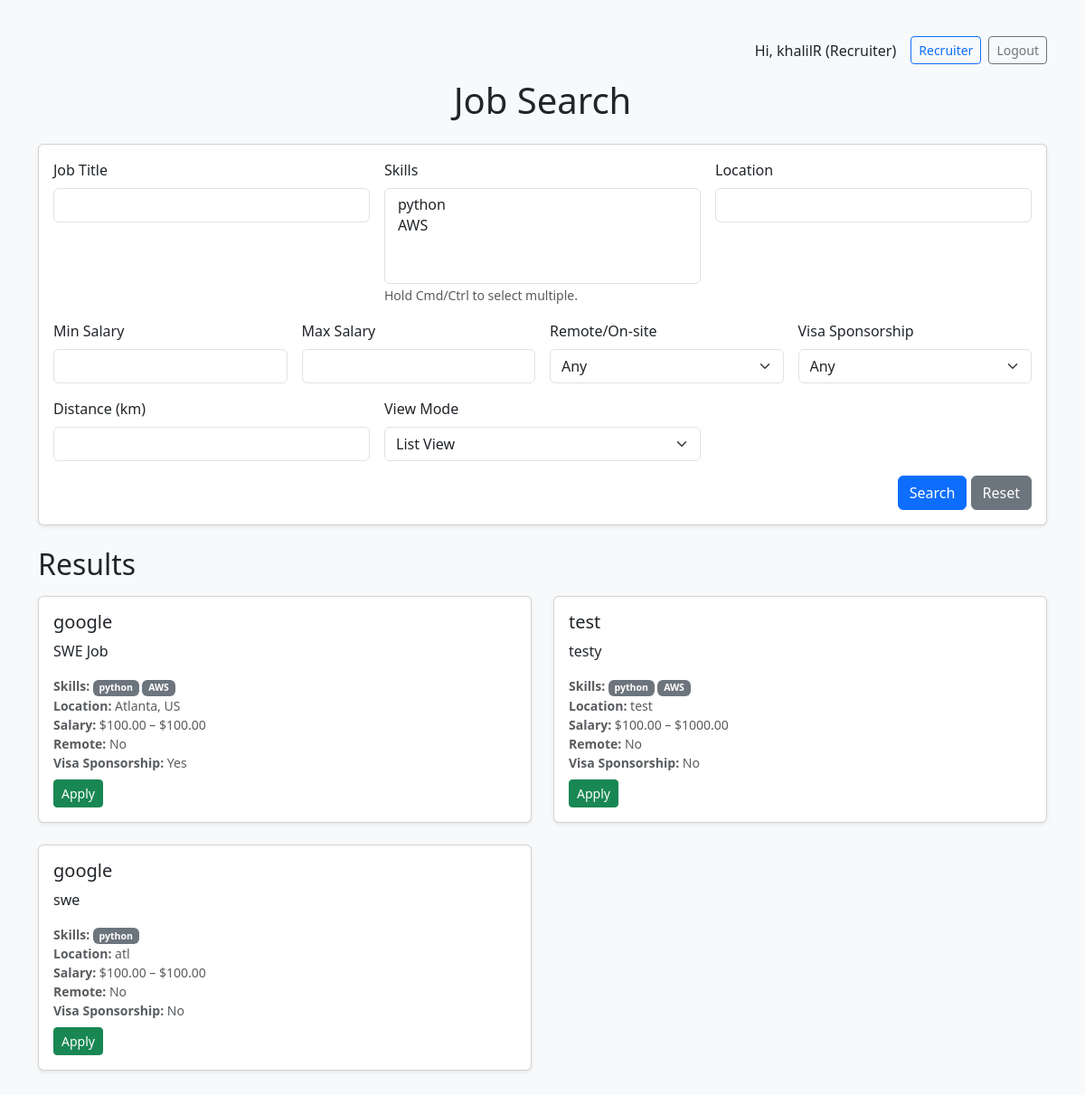
Screenshot of / (signed in) with the database file from the repository.
### accounts/models.py (models this page shows, shortened)
class User(AbstractUser):
    SEEKER = "seeker"
    RECRUITER = "recruiter"
    ROLE_CHOICES = [
        (SEEKER, "Job Seeker"),
        (RECRUITER, "Recruiter"),
    ]
    role = models.CharField(max_length=20, choices=ROLE_CHOICES, default=SEEKER)

### home/models.py (models this page shows, shortened)
class JobPost(models.Model):
    title = models.CharField(max_length=200)
    description = models.TextField()
    skills = models.ManyToManyField(Skill, blank=True, related_name="jobs")
    location = models.CharField(max_length=200, blank=True)
    latitude = models.FloatField(null=True, blank=True)
    longitude = models.FloatField(null=True, blank=True)
    min_salary = models.DecimalField(max_digits=10, decimal_places=2, null=True, blank=True)
    max_salary = models.DecimalField(max_digits=10, decimal_places=2, null=True, blank=True)
    remote = models.BooleanField(default=False)
    visa_sponsorship = models.BooleanField(default=False)
    created_by = models.ForeignKey(
        settings.AUTH_USER_MODEL,
        on_delete=models.CASCADE,
        related_name="job_posts",
    )
    created_at = models.DateTimeField(auto_now_add=True)
    approved = models.BooleanField(default=True)

class Skill(models.Model):
    name = models.CharField(max_length=100, unique=True)

### home/views.py (the view)
# urls.py: path("", views.index, name="index"),
def index(request):
    jobs = JobPost.objects.all()
    all_skills = Skill.objects.all()
    selected_skills = request.GET.getlist("skills")
    title = request.GET.get("title")
    location = request.GET.get("location")
    min_salary = request.GET.get("min_salary")
    max_salary = request.GET.get("max_salary")
    remote = request.GET.get("remote")
    visa = request.GET.get("visa")
    distance_filter = request.GET.get("distance")
    user_lat = request.GET.get("lat")
    user_lon = request.GET.get("lon")
    view_mode = request.GET.get("view", "list")
    if title:
        jobs = jobs.filter(title__icontains=title)
    if selected_skills:
        for skill_id in selected_skills:
            jobs = jobs.filter(skills__id=skill_id)
    if location:
        jobs = jobs.filter(location__icontains=location)
    if min_salary:
        jobs = jobs.filter(min_salary__gte=min_salary)
    if max_salary:
        jobs = jobs.filter(max_salary__lte=max_salary)
    if remote:
        jobs = jobs.filter(remote=(remote == "remote"))
    if visa:
        jobs = jobs.filter(visa_sponsorship=(visa == "yes"))
    job_list = []
    try:
        if user_lat and user_lon:
            user_lat = float(user_lat)
            user_lon = float(user_lon)
            for job in jobs:
                if job.latitude and job.longitude:
                    dist = haversine(user_lat, user_lon, job.latitude, job.longitude)
                    job.distance_km = round(dist, 2)
                else:
                    job.distance_km = None
                job_list.append(job)
            if distance_filter:
                max_dist = float(distance_filter)
                job_list = [job for job in job_list if job.distance_km and job.distance_km <= max_dist]
        else:
            for job in jobs:
                job.distance_km = None
                job_list.append(job)
    except ValueError:
        for job in jobs:
            job.distance_km = None
            job_list.append(job)
    return render(request, "home/index.html", {
        "jobs": job_list,
        "all_skills": all_skills,
        "selected_skills": selected_skills,
        "distance": distance_filter,
        "view_mode": view_mode,
        "user_lat": user_lat,
        "user_lon": user_lon,
    })

### home/templates/home/index.html (shortened to what this page needs)
<!DOCTYPE html>
<html>
<head>
  <link href="https://cdn.jsdelivr.net/npm/bootstrap@5.3.3/dist/css/bootstrap.min.css" rel="stylesheet">
  <link rel="stylesheet" href="https://unpkg.com/leaflet/dist/leaflet.css"/>
</head>
<body class="bg-light">
<div class="container py-4">
<div class="d-flex justify-content-end align-items-center gap-2 my-3">
  {% if user.is_authenticated %}
    <span class="me-2">Hi, {{ user.username }} ({{ user.get_role_display }})</span>
    {% if user.role == 'recruiter' %}
      <a class="btn btn-outline-primary btn-sm" href="{% url 'accounts:recruiter_dashboard' %}">Recruiter</a>
    {% elif user.role == 'seeker' %}
      <a class="btn btn-outline-success btn-sm" href="{% url 'home:profile' %}">My Profile</a>
    {% endif %}
    <form method="post" action="{% url 'accounts:logout' %}" class="d-inline">
      <button type="submit" class="btn btn-sm btn-outline-secondary">Logout</button>
    </form>
  {% else %}
    <a class="btn btn-sm btn-primary" href="{% url 'accounts:login' %}">Login</a>
    <a class="btn btn-sm btn-outline-primary" href="{% url 'accounts:register' %}">Register</a>
  {% endif %}
</div>
  <h1 class="mb-4 text-center">Job Search</h1>
  <div class="card shadow-sm mb-4">
    <div class="card-body">
      <form method="get" class="row g-3">
        <div class="col-md-4">
          <label for="title" class="form-label">Job Title</label>
          <input type="text" id="title" class="form-control" name="title" value="{{ request.GET.title }}">
        </div>
        <div class="col-md-4">
          <label for="skills" class="form-label">Skills</label>
          <select name="skills" id="skills" class="form-select" multiple>
            {% for skill in all_skills %}
              <option value="{{ skill.id }}"
                {% if skill.id|stringformat:"s" in selected_skills %}selected{% endif %}>
              </option>
            {% endfor %}
          </select>
          <small class="text-muted">Hold Cmd/Ctrl to select multiple.</small>
        </div>
        <div class="col-md-4">
          <label for="location" class="form-label">Location</label>
          <input type="text" id="location" class="form-control" name="location" value="{{ request.GET.location }}">
        </div>
        <div class="col-md-3">
          <label for="min_salary" class="form-label">Min Salary</label>
          <input type="number" id="min_salary" class="form-control" name="min_salary" step="0.01"
                 value="{{ request.GET.min_salary }}">
        </div>
        <div class="col-md-3">
          <label for="max_salary" class="form-label">Max Salary</label>
          <input type="number" id="max_salary" class="form-control" name="max_salary" step="0.01"
                 value="{{ request.GET.max_salary }}">
        </div>
        <div class="col-md-3">
          <label for="remote" class="form-label">Remote/On-site</label>
          <select name="remote" id="remote" class="form-select">
            <option value="">Any</option>
          </select>
        </div>
        <div class="col-md-3">
          <label for="visa" class="form-label">Visa Sponsorship</label>
          <select name="visa" id="visa" class="form-select">
            <option value="">Any</option>
          </select>
        </div>
        <div class="col-md-4">
          <label for="distance" class="form-label">Distance (km)</label>
          <input type="number" id="distance" name="distance" class="form-control" value="{{ distance }}">
        </div>
        <div class="col-md-4">
          <label for="view" class="form-label">View Mode</label>
          <select name="view" id="view" class="form-select">
            <option value="list" {% if view_mode == "list" %}selected{% endif %}>List View</option>
          </select>
        </div>
        <div class="col-12 text-end">
          <button type="submit" class="btn btn-primary">Search</button>
          <a href="{% url 'home:index' %}" class="btn btn-secondary">Reset</a>
        </div>
      </form>
    </div>
  </div>
  {% if view_mode == "list" %}
    <h2 class="mb-3">Results</h2>
    <div class="row">
      {% for job in jobs %}
        <div class="col-md-6 mb-4">
          <div class="card h-100 shadow-sm">
            <div class="card-body">
              <h5 class="card-title">{{ job.title }}</h5>
              <p class="card-text">{{ job.description|truncatewords:25 }}</p>
              <ul class="list-unstyled small text-muted mb-2">
                <li><strong>Skills:</strong>
                  {% for skill in job.skills.all %}
                    <span class="badge text-bg-secondary">{{ skill.name }}</span>
                  {% empty %}<span class="text-muted">None</span>{% endfor %}
                </li>
                <li><strong>Location:</strong> {{ job.location|default:"—" }}</li>
                <li><strong>Salary:</strong>
                  {% if job.min_salary or job.max_salary %}
                    ${{ job.min_salary|default:"0" }} – ${{ job.max_salary|default:"0" }}
                  {% else %}—{% endif %}
                </li>
                <li><strong>Remote:</strong> {{ job.remote|yesno:"Yes,No" }}</li>
                <li><strong>Visa Sponsorship:</strong> {{ job.visa_sponsorship|yesno:"Yes,No" }}</li>
              </ul>
              <button type="button" class="btn btn-success btn-sm" data-bs-toggle="modal" data-bs-target="#applyModal{{ job.id }}">
                Apply
              </button>
            </div>
          </div>
        </div>
      {% empty %}
        <p class="text-muted">No jobs found.</p>
      {% endfor %}
    </div>
  {% else %}
    <h2 class="mb-3">Map Results</h2>
    <div id="map"></div>
  {% endif %}
</div>
</body>
</html>

### rows the page displays
User: username "khalilR", role "Recruiter"
JobPost: title "google", description "SWE Job", location "Atlanta, US", min_salary "100.00", max_salary "100.00", remote "No", visa_sponsorship "Yes"
Skill: {{ skill.id }} 1 (drawn), name "python"
Skill: {{ skill.id }} 2 (drawn), name "AWS"
JobPost: title "test", description "testy", location "test", min_salary "100.00", max_salary "1000.00", remote "No", visa_sponsorship "No"
JobPost: title "google", description "swe", location "atl", min_salary "100.00", max_salary "100.00", remote "No", visa_sponsorship "No"
